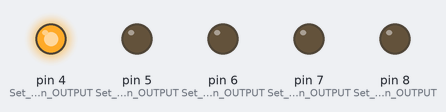
The sketch below on a simulated Arduino Uno, built with avr-gcc and run on an emulated ATmega328P. On the bench: output pins drawn as LEDs (lit = HIGH).

Above: at 0.2 s.
At 1.2 s:
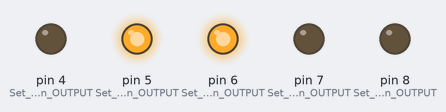
At 1.7 s:
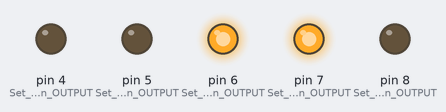
At 2.2 s:
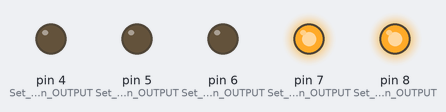
At 3.7 s:
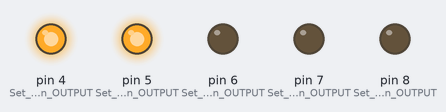
At 5.7 s:
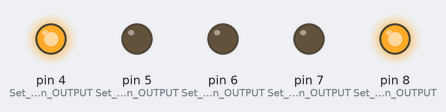
Timing chart, 0 to 6.9 s (numbered marks = the images above):
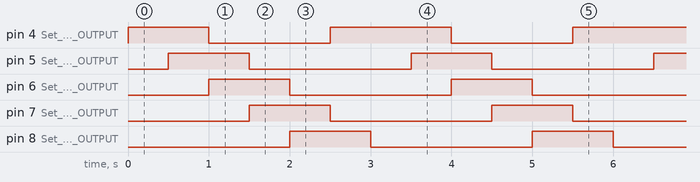

Measured:
- by itself, pin 4 (Set_pin_D4_as_an_OUTPUT): repeats every 3.0 s: LOW 1.5 s, HIGH 1.5 s
- by itself, pin 5 (Set_pin_D5_as_an_OUTPUT), pin 6 (Set_pin_D6_as_an_OUTPUT), pin 7 (Set_pin_D7_as_an_OUTPUT), pin 8 (Set_pin_D8_as_an_OUTPUT): alternates HIGH for 1.0 s and LOW for 2.0 s
- by itself, everything shown: repeats every 3.0 s, in 6 steps

The sketch:

1-03.ino
```cpp
void setup()
{
	pinMode(4, OUTPUT);	// Set pin D4 as an OUTPUT
	pinMode(5, OUTPUT);	// Set pin D5 as an OUTPUT
	pinMode(6, OUTPUT);	// Set pin D6 as an OUTPUT
	pinMode(7, OUTPUT);	// Set pin D7 as an OUTPUT
	pinMode(8, OUTPUT);	// Set pin D8 as an OUTPUT

}

// The loop function will be used to blink each of our LEDs in succession.
void loop()
{
	digitalWrite(8, LOW);	      // Turn the D6 LED off (LOW)
	digitalWrite(4, HIGH);	      // Turn the D4 LED on (HIGH)
	delay(500);				// Wait half a second (500 ms)

	digitalWrite(5, HIGH);	      // Turn the D5 LED on (HIGH)
	delay(500);				// Wait half a second (500 ms)

	digitalWrite(4, LOW);	      // Turn the D4 LED off (LOW)
	digitalWrite(6, HIGH);	      // Turn the D6 LED on (HIGH)
	delay(500);				// Wait half a second (500 ms)

	digitalWrite(5, LOW);	      // Turn the D5 LED off (LOW)
	digitalWrite(7, HIGH);	      // Turn the D7 LED on (HIGH)
	delay(500);				// Wait half a second (500 ms)

	digitalWrite(6, LOW);	      // Turn the D7 LED off (LOW)
	digitalWrite(8, HIGH);	      // Turn the D8 LED on (HIGH)
	delay(500);				// Wait half a second (500 ms)

	digitalWrite(7, LOW);	      // Turn the D6 LED off (LOW)
	digitalWrite(4, HIGH);	      // Turn the D6 LED off (LOW)
	delay(500);				// Wait half a second (500 ms)


}
```
